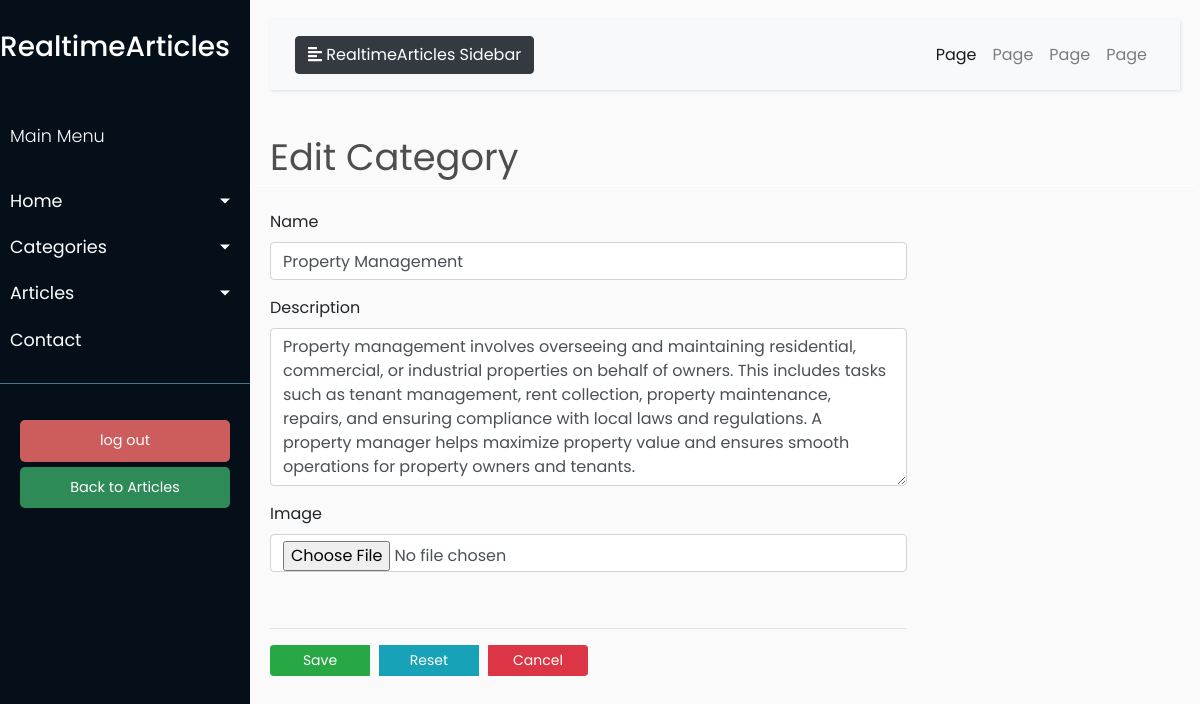
The page /edit_category/13 (signed in) on the database its author committed.
### models/models.py (models this page shows, shortened)
class Category(db.Model):
    __tablename__ = 'category'
    id = db.Column(db.Integer, primary_key=True)
    name = db.Column(db.String(50), unique=True, nullable=False)
    description = db.Column(db.Text)
    image = db.Column(db.String(100), nullable=False)

### blueprints/article.py (the view, shortened to what this page needs)
@article.route('/edit_category/<int:category_id>', methods=['GET', 'POST'])
@login_required
def edit_category(category_id):
    title = "Edit Category"
    category = Category.query.get_or_404(category_id)
    form = CategoryForm(obj=category)
    return render_template('admin/category/edit_category.html',
                           title=title, form=form, category=category)

### forms.py
class CategoryForm(FlaskForm):
    name = StringField('Name', validators=[DataRequired(), Length(max=50)])
    description = TextAreaField('Description', render_kw={"rows": 6})  # Set rows attribute to 4
    image = FileField('Image', render_kw={"class": "form-control"})

### app.py (called while the page is built)
@login.user_loader
def load_user(user_id):
    return User.query.get(int(user_id))

### templates/admin/category/edit_category.html (shortened to what this page needs)
{% extends "admin/base.html" %}
{% block content %}
    <div class="row" style="color: #4e4e4e; font-style: 'Poppins'; font-size: 2.3rem; ">
        <div class="col-md-12" style=" border-bottom: 1px solid white;">{{ title }}</div>
    </div>
    <br>
    <div style="width: 70%;">
        <form method="post" action="" enctype="multipart/form-data">
            <div class="form-group">
                {{ form.name.label(class="form-control-label") }}
                {{ form.name(class="form-control") }}
            </div>
            <div class="form-group">
                {{ form.description.label(class="form-control-label") }}
                {{ form.description(class="form-control") }}
            </div>
             <div class="form-group">
                {{ form.image.label(class="form-control-label") }}
                {{ form.image(class="form-control") }}
            </div>
            <br>
            <hr>
            <div class="btn-group">
                <button type="submit" class="btn btn-success btn-sm" style="margin-right: 10px; width: 100px">Save
                </button>
                <button type="reset" class="btn btn-info btn-sm" style="margin-right: 10px;  width: 100px">Reset
                </button>
                <a href="{{ url_for('article.category_list') }}" class="btn btn-danger btn-sm"
                   style="margin-right: 10px;  width: 100px"">Cancel</a>
            </div>
        </form>
    </div>
{% endblock content %}

### static/css/admin_css/style.css (style rules this page uses)
body { font-family: 'Poppins', sans-serif; background: #fafafa; }
a, a:hover, a:focus { color: inherit; text-decoration: none; transition: all 0.3s; }

### rows shown on the page
Category: name "Property Management", description "Property management involves overseeing and maintaining residential, commercial, or industrial properties on behalf of owners. This includes tasks such as tenant management, rent collection, property maintenance, repairs, and ensuring compliance with local laws and regulations. A property manager helps maximize property value and ensures smooth operations for property owners and tenants."

### other values the page prints
{{ title }} "Edit Category"
